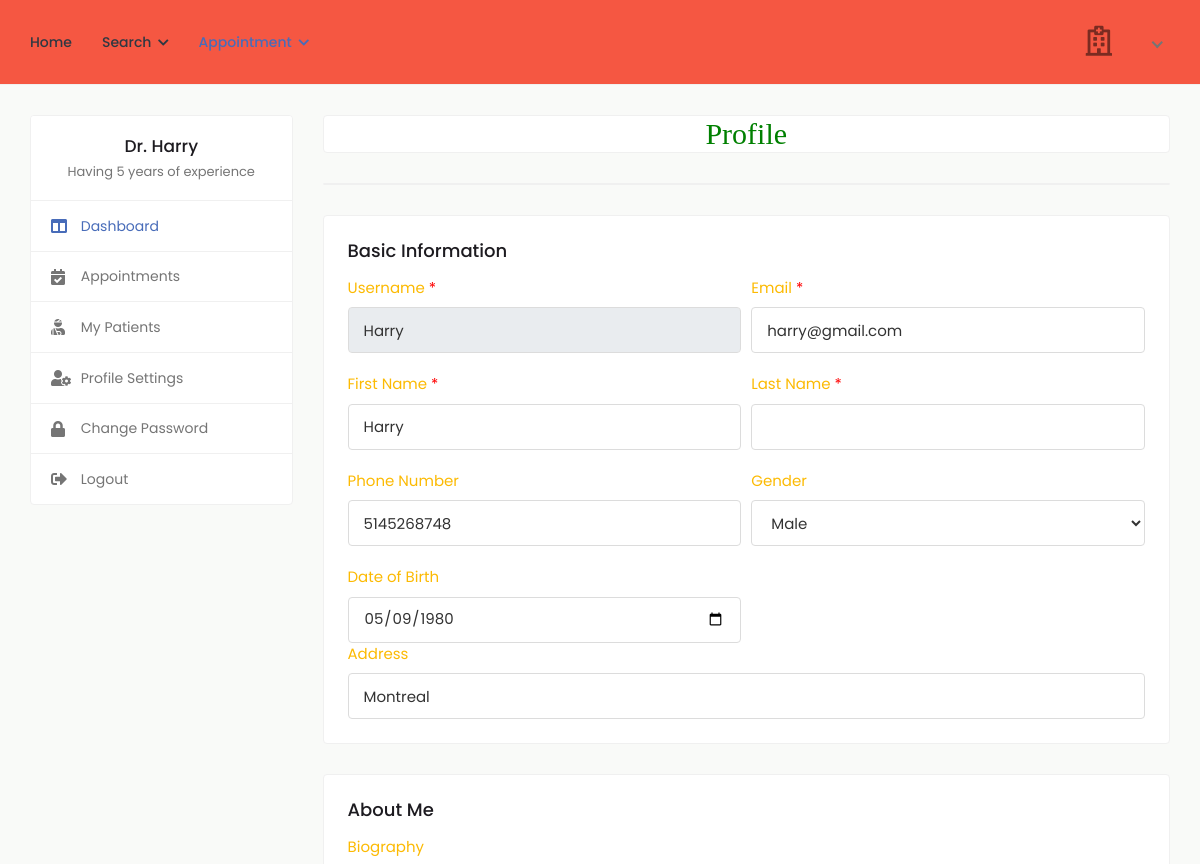
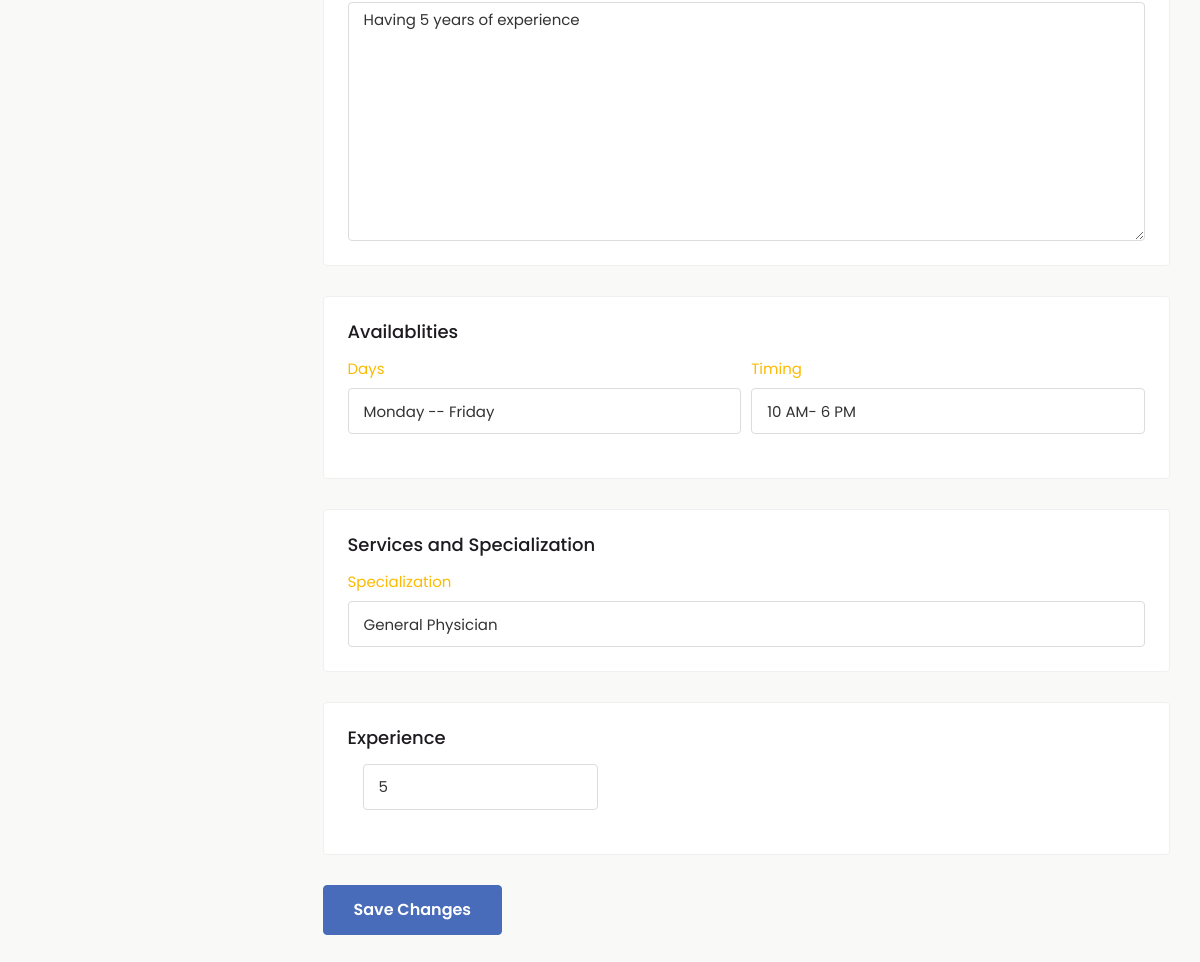
Page /doctor_profile (signed in) on the committed database (2 pictures, top to bottom).
### health/models.py (models this page shows, shortened)
class Doctor(models.Model):
    status = models.CharField(max_length=100,null=True)
    user = models.ForeignKey(User, on_delete=models.CASCADE, null=True)
    mobile = models.CharField(max_length=10, null=True)
    address = models.CharField(max_length=100, null=True)
    experience = models.CharField(max_length=100, null=True)
    specialist = models.CharField(max_length=100, null=True)
    daystiming = models.CharField(max_length=100, null=True)
    timing = models.CharField(max_length=100, null=True)
    dob = models.DateField(null=True)
    gender = models.CharField(max_length=100,choices=gender,null=True)
    biography = models.TextField(null=True)

### health/views.py (the view, shortened to what this page needs)
# urls.py: path('doctor_profile', Doctor_Profile,name="doctor_profile"),
def Doctor_Profile(request):
    user = User.objects.get(id=request.user.id)
    pat = Doctor.objects.get(user=user)
    form = DoctorForm(request.POST or None,instance=pat)
    d = {'doc':pat,'form':form}
    return render(request,'doctor/profile.html',d)

### health/forms.py
class DoctorForm(forms.ModelForm):
    class Meta:
        model = Doctor
        fields = ['experience','specialist','daystiming','timing','gender','biography','mobile','address','dob']

### health/templates/doctor/profile.html (shortened to what this page needs)
{% extends 'doctor/sidebar.html' %}
{% load widget_tweaks %}
{% block b %}
{% load static %}
<h2 style="font-family:roman;color:green" align="center" class="card">Profile </h2>
<div class="card">
</div>
<form action="" method="post" enctype="multipart/form-data">
<div class="card" xmlns="http://www.w3.org/1999/html">
								<div class="card-body">
									<h4 class="card-title">Basic Information</h4>
									<div class="row form-row">
										<div class="col-md-6">
											<div class="form-group">
												<label>Username <span class="text-danger">*</span></label>
												<input type="text" class="form-control" value="{{request.user.username}}" readonly>
											</div>
										</div>
										<div class="col-md-6">
											<div class="form-group">
												<label>Email <span class="text-danger">*</span></label>
												<input type="email" class="form-control" name="email" value="{{request.user.email}}">
											</div>
										</div>
										<div class="col-md-6">
											<div class="form-group">
												<label>First Name <span class="text-danger">*</span></label>
												<input type="text" class="form-control" name="first_name" value="{{request.user.first_name}}">
											</div>
										</div>
										<div class="col-md-6">
											<div class="form-group">
												<label>Last Name <span class="text-danger">*</span></label>
												<input type="text" class="form-control" name="last_name" value="{{request.user.last_name}}">
											</div>
										</div>
										<div class="col-md-6">
											<div class="form-group">
												<label>Phone Number</label>
												{% render_field form.mobile type="number" class="form-control" value=request.user.doctor_set.all.0.mobile %}
											</div>
										</div>
										<div class="col-md-6">
											<div class="form-group">
												<label>Gender</label>
												{% render_field form.gender  class="form-control" value=request.user.doctor_set.all.0.gender %}
											</div>
										</div>
										<div class="col-md-6">
											<div class="form-group mb-0">
												<label>Date of Birth</label>
												{% render_field form.dob type="date" class="form-control" value=request.user.doctor_set.all.0.dob %}
											</div>
										</div>
										<div class="col-md-12">
											<div class="form-group mb-0">
												<label>Address</label>
												{% render_field form.address class="form-control" value=request.user.doctor_set.all.0.address %}
											</div>
										</div>
									</div>
								</div>
</div>
							<div class="card">
								<div class="card-body">
									<h4 class="card-title">About Me</h4>
									<div class="form-group mb-0">
										<label>Biography</label>
										{% render_field form.biography class="form-control" value=request.user.doctor_set.all.0.biography %}
									</div>
								</div>
							</div>
							<div class="card">
								<div class="card-body">
									<h4 class="card-title">Availablities</h4>
									<div class="row form-row">
										<div class="col-md-6">
											<div class="form-group">
												<label>Days</label>
												{% render_field form.daystiming class="form-control" value=request.user.doctor_set.all.0.daystiming %}
											</div>
										</div>
										<div class="col-md-6">
											<div class="form-group">
												<label>Timing</label>
												{% render_field form.timing class="form-control" value=request.user.doctor_set.all.0.timing %}
											</div>
										</div>
									</div>
								</div>
							</div>
							<div class="card services-card">
								<div class="card-body">
									<h4 class="card-title">Services and Specialization</h4>
									<div class="form-group mb-0">
										<label>Specialization </label>
										{% render_field form.specialist class="form-control" value=request.user.doctor_set.all.0.specialist %}
									</div>
								</div>
							</div>
							<div class="card">
								<div class="card-body">
									<h4 class="card-title">Experience</h4>
									<div class="experience-info">
													<div class="col-12 col-md-6 col-lg-4">
														<div class="form-group">
															{% render_field form.experience class="form-control" value=request.user.doctor_set.all.0.experience %}
														</div>
													</div>
												</div>
											</div>
									</div>
							<div class="submit-section submit-btn-bottom">
								<button type="submit" class="btn btn-primary submit-btn">Save Changes</button>
							</div>
							</form>
{% endblock %}

### health/templates/doctor/sidebar.html (shortened to what this page needs)
{% extends 'doctor/doctor_navigation.html' %}
{% block body %}
{% load static %}
			<div class="content">
				<div class="container-fluid">
					<div class="row">
						<div class="col-md-5 col-lg-4 col-xl-3 theiaStickySidebar">
							<div class="profile-sidebar">
								<div class="widget-profile pro-widget-content">
									<div class="profile-info-widget">
										<div class="profile-det-info">
											<h3>Dr. {{request.user.first_name}} {{request.user.last_name}}</h3>
											<div class="patient-details">
												<h5 class="mb-0">{{request.user.doctor_set.all.0.biography}}</h5>
											</div>
										</div>
									</div>
								</div>
								<div class="dashboard-widget">
									<nav class="dashboard-menu">
										<ul>
											<li class="active">
												<a href="{% url 'doctor_dashboard' %}">
													<i class="fas fa-columns"></i>
													<span>Dashboard</span>
												</a>
											</li>
											<li>
												<a href="{% url 'confirmed_d_appointment' %}">
													<i class="fas fa-calendar-check"></i>
													<span>Appointments</span>
												</a>
											</li>
											<li>
												<a href="{% url 'my_patient' %}">
													<i class="fas fa-user-injured"></i>
													<span>My Patients</span>
												</a>
											</li>
											<li>
												<a href="{% url 'doctor_profile' %}">
													<i class="fas fa-user-cog"></i>
													<span>Profile Settings</span>
												</a>
											</li>
											<li>
												<a href="{% url 'doctor_change_password' %}">
													<i class="fas fa-lock"></i>
													<span>Change Password</span>
												</a>
											</li>
											<li>
												<a href="{% url 'logout' %}">
													<i class="fas fa-sign-out-alt"></i>
													<span>Logout</span>
												</a>
											</li>
										</ul>
									</nav>
								</div>
							</div>
						</div>
						<div class="col-md-7 col-lg-8 col-xl-9">
                            {% block b %}
                            {% endblock %}
                            </div>
					</div>
				</div>
			</div>
{% endblock %}

### rows in the picture
Doctor: mobile "5145268748", gender "Male", dob "05/09/1980", address "Montreal", biography "Having 5 years of experience", daystiming "Monday -- Friday", timing "10 AM- 6 PM", specialist "General Physician", experience "5"

### other values in the picture
{{ request.user.first_name }} "Harry"
{{ request.user.doctor_set.all.0.biography }} "Having 5 years of experience"
